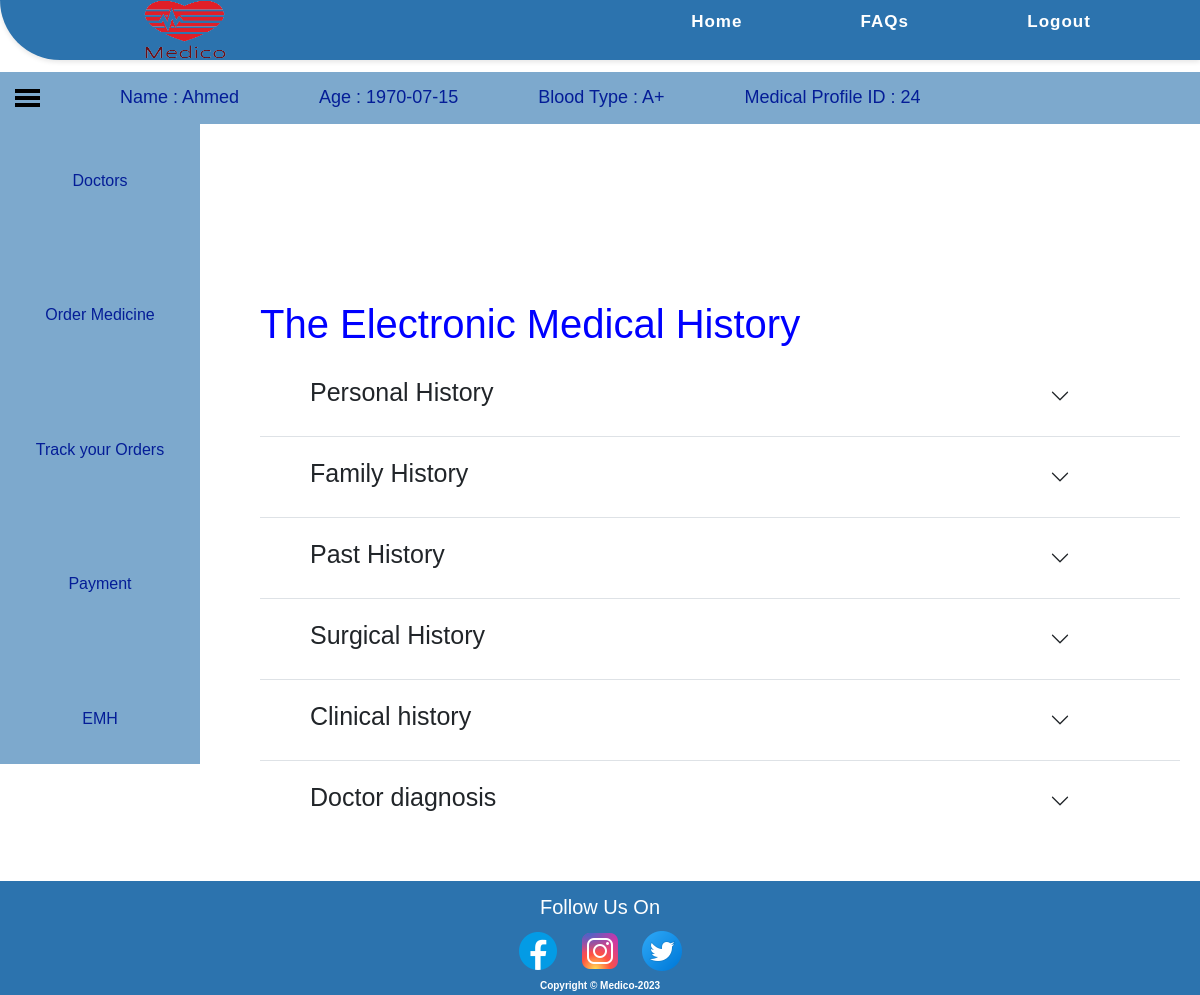
The page /patient/EMH_view_patient.php (signed in) on the database its author committed.
### tables this page shows
CREATE TABLE `medical_profile` (
  `m_id` int(11) NOT NULL,
  `patient_id` int(11) NOT NULL
);

CREATE TABLE `patient` (
  `pid` int(11) NOT NULL,
  `first_name` varchar(255) NOT NULL,
  `last_name` varchar(255) NOT NULL,
  `gender` varchar(255) NOT NULL,
  `occupation` varchar(255) NOT NULL,
  `marital_status` varchar(255) NOT NULL,
  `email` varchar(255) NOT NULL,
  `allergies` varchar(255) NOT NULL,
  `blood_type` varchar(255) NOT NULL,
  `pdate_of_birth` date NOT NULL,
  `phone` int(11) NOT NULL,
  `emergency_contact` int(11) NOT NULL,
  `address` varchar(255) NOT NULL,
  `password` int(11) NOT NULL,
  `image` mediumtext NOT NULL,
  `has_emh` varchar(255) NOT NULL,
  `paid` varchar(255) NOT NULL,
  `blocked` varchar(255) NOT NULL
);

### patient/EMH_view_patient.php (the view, shortened to what this page needs)
<?php
include "../shared/conn.php";
if (isset($_SESSION["patient"])) {
?>
  <!DOCTYPE html>
  <html lang="en">
  <head>
    <link href="https://cdn.jsdelivr.net/npm/bootstrap@5.3.0-alpha3/dist/css/bootstrap.min.css" rel="stylesheet">
    <link rel="stylesheet" href="../CSS/style.css">
    <link rel="stylesheet" href="../CSS/footer.css">
    <link rel="stylesheet" href="../CSS/The Electronic Medical History.css">
  </head>
  <body>
    <nav>
      <div class="logo">
        <a href="#"><img src="../Images/Medico_Logo_2_Final-removebg-preview-1.png" alt="Medico Logo"></a>
      </div>
      <ul class="nav-links">
        <li><a href="./patient_home.php">Home</a></li>
        <li><a href="../shared/FAQs.php">FAQs</a></li>
        <li><a href="../shared/login.php?bye='1'">Logout</a></li>
      </ul>
    </nav>
    <div class="header">
      <div class="menu-icon">
        <span></span>
        <span></span>
        <span></span>
      </div>
      <?php
      $sql = "SELECT * FROM patient
 JOIN medical_profile ON
  patient.pid = medical_profile.patient_id
 WHERE patient.has_emh = 'yes' AND patient.paid = 'yes' AND
  pid = '" . $_SESSION['pid'] . "'";
      $result = mysqli_query($connect, $sql);
      $row = mysqli_fetch_assoc($result);
      if ($result) {
      ?>
        <h2>Name : <?php echo $row['first_name']; ?></h2>
        <h2>Age : <?php echo $row['pdate_of_birth']; ?></h2>
        <h2>Blood Type : <?php echo $row['blood_type']; ?></h2>
        <h2>Medical Profile ID : <?php echo $row['m_id']; ?></h2>
    </div>
    <div class="cont1">
      <div class="navbar">
        <a href="../shared/doctors.php">Doctors</a>
        <a href="../shared/order_medicine.php">Order Medicine</a>
        <a href="./order_tracking.php">Track your Orders</a>
        <a href="../shared/payment.html">Payment</a>
        <a href="EMH_view_patient.php">EMH</a>
      </div>
      <div class="content">
        <br>
        <br>
        <br>
        <br>
        <h1 style="color: blue; text-align: left;">The Electronic Medical History</h1>
        <div class="accordion accordion-flush" id="accordionFlushExample">
          <div class="accordion-item">
            <h2 class="accordion-header">
              <button class="accordion-button collapsed" type="button" data-bs-toggle="collapse" data-bs-target="#personal-history" aria-expanded="false" aria-controls="personal-history">
                <h1 style="font-size: 25px;"> Personal History</h1>
              </button>
            </h2>
          </div>
          <div class="accordion-item">
            <h2 class="accordion-header">
              <button class="accordion-button collapsed" type="button" data-bs-toggle="collapse" data-bs-target="#family-history" aria-expanded="false" aria-controls="family-history">
                <h1 style="font-size: 25px;"> Family History </h1>
              </button>
            </h2>
          </div>
          <div class="accordion-item">
            <h2 class="accordion-header">
              <button class="accordion-button collapsed" type="button" data-bs-toggle="collapse" data-bs-target="#past-history" aria-expanded="false" aria-controls="past-history">
                <h1 style="font-size: 25px;"> Past History </h1>
              </button>
            </h2>
          </div>
          <div class="accordion-item">
            <h2 class="accordion-header">
              <button class="accordion-button collapsed" type="button" data-bs-toggle="collapse" data-bs-target="#surgical-history1" aria-expanded="false" aria-controls="surgical-history1">
                <h1 style="font-size: 25px;"> Surgical History </h1>
              </button>
            </h2>
          </div>
          <div class="accordion-item">
            <h2 class="accordion-header">
              <button class="accordion-button collapsed" type="button" data-bs-toggle="collapse" data-bs-target="#surgical-history2" aria-expanded="false" aria-controls="surgical-history2">
                <h1 style="font-size: 25px;"> Clinical history </h1>
              </button>
            </h2>
          </div>
          <div class="accordion-item">
            <h2 class="accordion-header">
              <button class="accordion-button collapsed" type="button" data-bs-toggle="collapse" data-bs-target="#doctors-diagnosis" aria-expanded="false" aria-controls="doctors-diagnosis">
                <h1 style="font-size: 25px;"> Doctor diagnosis </h1>
              </button>
            </h2>
          </div>
        </div>
      </div>
  <?php
      }
    }
  ?>
  <footer>
    <div class="sticky-footer">
      <div class="footer-content">
        <p style="color:white">Follow Us On</p>
        <ul class="social-icons">
          <li><a href="#"><img src="../images/facebook-logo.png" alt="Facebook Icon"></a></li>
          <li><a href="#"><img src="../images/instagram-logo.png" alt="Instagram Icon"></a></li>
          <li><a href="#"><img src="../images/twitter-logo.png" alt="Twitter Icon"></a></li>
        </ul>
      </div>
      <div class="footer-info">
        <h6>Copyright &copy Medico-2023</h6>
      </div>
    </div>
  </footer>
  </body>
  </html>

### CSS/style.css (style rules this page uses)
* { padding: 0; margin: 0; box-sizing: border-box; font-family: 'Poppins', sans-serif; }
nav { display: flex; justify-content: space-between; align-items: center; background-color: #2c73ae; height: 60px; padding: 0 50px; box-shadow: 0px 2px 5px rgba(0, 0, 0, 0.1); border-bottom-left-radius: 60px; }
.logo { width: 100px; height: 100px; margin-left: 10px; }
.logo img { width: 250px; height: 100px; }
.nav-links { display: flex; justify-content: space-around; width: 50%; }
.nav-links li { list-style: none; }
.nav-links a { color: #ffffff; text-decoration: none; font-weight: bold; font-size: 17px; letter-spacing: 1px; }
.nav-links li { opacity: 1; transition: opacity 0.5s ease-in-out; margin: 10px 0; }

### CSS/footer.css (style rules this page uses)
body { min-height: 100vh; }
footer { background-color: #2c73ae; padding: 3px 0; font-size: 14px; color: #fff; }
.sticky-footer { position: sticky; top: 100%; }
footer p { margin: 0; line-height: 1.5; font-size: 20px; text-align: center; }
footer ul { margin: 0; padding: 0; list-style: none; }
footer ul li { display: inline-block; margin-left: 10px; }
footer ul li:first-child { margin-left: 0; }
a { color: #253bbc; text-decoration: none; }
footer h6 { font-size: 10px; font-weight: bold; color: white; text-align: center; }
.social-icons { text-align: center; margin: 5px 30px; }
html { height: 100%; }
body { display: flex; flex-direction: column; min-height: 100%; }
.content { flex: 1; }
footer { margin-top: auto; }

### CSS/The Electronic Medical History.css (style rules this page uses)
* { margin: 0; padding: 0; box-sizing: border-box; }
body { font-family: Arial, sans-serif; }
.navbar { display: flex; flex-direction: column; position: relative; width: 200px; max-width: 200px; height: 80vh; background-color: #2c73ae9c; overflow-x: hidden; padding-top: 20px; }
.navbar a { display: block; color: rgb(4, 29, 151); padding: 25px; text-decoration: none; }
.navbar h1, p { margin: 0; }
.content { margin-top: -580px; margin-left: 220px; flex: 1; padding: px; }
.header { display: flex; align-items: center; background-color: #2c73ae9c; color: rgb(4, 29, 151); padding: 15px; margin-top: 12px; }
.menu-icon { display: flex; flex-direction: column; justify-content: space-between; height: 18px; margin-right: 20px; }
.menu-icon span { display: block; width: 25px; height: 4px; margin-right: 50px; background-color: rgb(0, 0, 0); }
h2 { margin-right: 20px; font-size: 18px; margin: 0 70px 0 10px; }
.content { flex: 1; padding: 20px; padding-left: 40px; color: rgb(4, 29, 151); }
.accordion { margin-bottom: 20px; }
span { color: blueviolet; font-size: 25px; }
.accordion-item { background-color: #fff; padding: 5px 20px; font-size: 20px; color: rgb(5, 5, 131); }

### rows shown on the page
medical_profile: patient.first_name "Ahmed", patient.pdate_of_birth "1970-07-15", patient.blood_type "A+", m_id "24"
